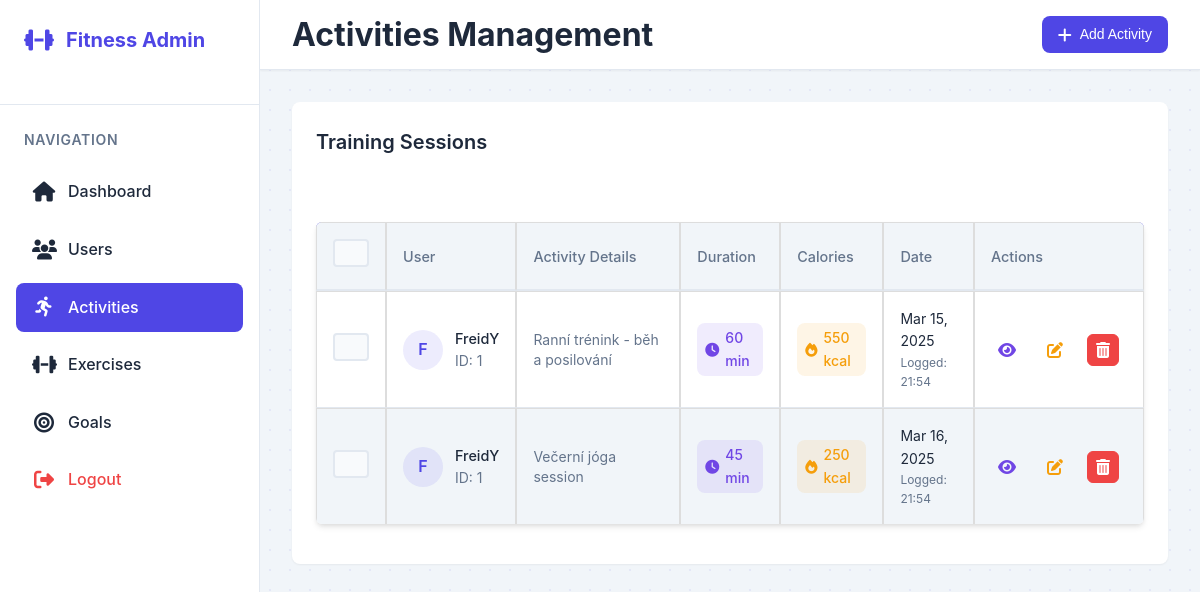
Page /admin/activities.php (signed in) on the committed database.
### tables this page shows
CREATE TABLE IF NOT EXISTS training_sessions (
    id INT AUTO_INCREMENT NOT NULL primary key,
    user_id INT NOT NULL,
    date DATE NOT NULL,
    total_duration INT,
    total_calories_burned INT,
    notes TEXT,
    start_at TIMESTAMP DEFAULT CURRENT_TIMESTAMP,
    end_at TIMESTAMP DEFAULT CURRENT_TIMESTAMP,
    FOREIGN KEY (user_id) REFERENCES users(id) ON DELETE CASCADE
);

CREATE TABLE IF NOT EXISTS users (
    id INT AUTO_INCREMENT PRIMARY KEY,
    username VARCHAR(50) NOT NULL UNIQUE,
    email VARCHAR(100) NOT NULL UNIQUE,
    password VARCHAR(255) NOT NULL,
    user_type ENUM('user', 'admin') NOT NULL DEFAULT 'user',
    gender ENUM('male', 'female','other') NOT NULL,
    height DECIMAL(5,2) DEFAULT NULL,
    weight DECIMAL(5,2) DEFAULT NULL,
    date_of_birth DATE DEFAULT NULL,
    created_at TIMESTAMP DEFAULT CURRENT_TIMESTAMP,
    updated_at TIMESTAMP DEFAULT CURRENT_TIMESTAMP ON UPDATE CURRENT_TIMESTAMP
);

### admin/activities.php (the view, shortened to what this page needs)
<?php
require_once '../config.php';
$activities = [];
$error_message = '';
try {
    $sql = "SELECT ts.id, ts.user_id, u.username, ts.date, ts.total_duration, ts.total_calories_burned, ts.notes, ts.start_at
            FROM training_sessions ts
            JOIN users u ON ts.user_id = u.id
            ORDER BY ts.start_at DESC";
    $stmt = $pdo->query($sql);
    $activities = $stmt->fetchAll(PDO::FETCH_ASSOC);
} catch (PDOException $e) {
    $error_message = "Error fetching activities: " . $e->getMessage();
}
?>
<!DOCTYPE html>
<html lang="en">
<head>
    <link rel="stylesheet" href="../public/css/styles.css">
    <link rel="stylesheet" href="../public/css/admin.css">
    <link rel="stylesheet" href="https://cdnjs.cloudflare.com/ajax/libs/font-awesome/6.5.1/css/all.min.css">
</head>
<body class="admin-body">
    <div class="admin-layout">
        <aside class="admin-sidebar">
            <div class="sidebar-header">
                <h2 class="sidebar-logo">
                    <i class="fas fa-dumbbell"></i>
                    <span>Fitness Admin</span>
                </h2>
            </div>
            <nav class="sidebar-nav">
                <div class="nav-section">
                    <h3 class="nav-title">Navigation</h3>
                    <ul>
                        <li>
                            <a href="index.php">
                                <i class="fas fa-home"></i>
                                <span>Dashboard</span>
                            </a>
                        </li>
                        <li>
                            <a href="users.php">
                                <i class="fas fa-users"></i>
                                <span>Users</span>
                            </a>
                        </li>
                        <li>
                            <a href="activities.php" class="active">
                                <i class="fas fa-running"></i>
                                <span>Activities</span>
                            </a>
                        </li>
                        <li>
                            <a href="exercises.php">
                                <i class="fas fa-dumbbell"></i>
                                <span>Exercises</span>
                            </a>
                        </li>
                        <li>
                            <a href="manage_goals.php">
                                <i class="fas fa-bullseye"></i>
                                <span>Goals</span>
                            </a>
                        </li>
                        <li>
                            <a href="logout.php" class="logout-link">
                                <i class="fas fa-sign-out-alt"></i>
                                <span>Logout</span>
                            </a>
                        </li>
                    </ul>
                </div>
            </nav>
        </aside>
        <main class="admin-main">
            <header class="admin-header">
                <div class="header-content">
                    <h1>Activities Management</h1>
                    <div class="header-actions">
                        <button class="btn btn-primary" onclick="location.href='edit_activity.php'">
                            <i class="fas fa-plus"></i>
                            Add Activity
                        </button>
                    </div>
                </div>
            </header>
            <div class="admin-content">
                <div class="content-card">
                    <div class="card-header">
                        <h2>Training Sessions</h2>
                    </div>
                    <?php if (empty($activities) && !$error_message): ?>
                        <div class="empty-state">
                            <i class="fas fa-running"></i>
                            <p>No activities found</p>
                            <button class="btn btn-primary" onclick="location.href='edit_activity.php'">Add First Activity</button>
                        </div>
                    <?php elseif (!$error_message): ?>
                        <div class="table-responsive">
                            <table class="admin-table">
                                <thead>
                                    <tr>
                                        <th>
                                            <input type="checkbox" id="selectAll">
                                        </th>
                                        <th>User</th>
                                        <th>Activity Details</th>
                                        <th>Duration</th>
                                        <th>Calories</th>
                                        <th>Date</th>
                                        <th>Actions</th>
                                    </tr>
                                </thead>
                                <tbody>
                                    <?php foreach ($activities as $activity): ?>
                                        <tr>
                                            <td>
                                                <input type="checkbox" class="activity-select" value="<?php echo $activity['id']; ?>">
                                            </td>
                                            <td>
                                                <div class="user-info">
                                                    <div class="user-avatar">
                                                        <?php echo strtoupper(substr($activity['username'], 0, 1)); ?>
                                                    </div>
                                                    <div class="user-details">
                                                        <span class="user-name"><?php echo htmlspecialchars($activity['username']); ?></span>
                                                        <span class="user-meta">ID: <?php echo htmlspecialchars($activity['user_id']); ?></span>
                                                    </div>
                                                </div>
                                            </td>
                                            <td>
                                                <div class="activity-info">
                                                    <span class="activity-notes">
                                                        <?php echo nl2br(htmlspecialchars(substr($activity['notes'] ?? 'No notes', 0, 50) . (strlen($activity['notes']) > 50 ? '...' : ''))); ?>
                                                    </span>
                                                </div>
                                            </td>
                                            <td>
                                                <span class="duration-badge">
                                                    <i class="fas fa-clock"></i>
                                                    <?php echo htmlspecialchars($activity['total_duration'] ?? '0'); ?> min
                                                </span>
                                            </td>
                                            <td>
                                                <span class="calories-badge">
                                                    <i class="fas fa-fire"></i>
                                                    <?php echo htmlspecialchars($activity['total_calories_burned'] ?? '0'); ?> kcal
                                                </span>
                                            </td>
                                            <td>
                                                <div class="date-info">
                                                    <?php
                                                    $date = new DateTime($activity['date']);
                                                    echo $date->format('M d, Y');
                                                    ?>
                                                    <span class="date-meta">
                                                        Logged: <?php echo (new DateTime($activity['start_at']))->format('H:i'); ?>
                                                    </span>
                                                </div>
                                            </td>
                                            <td class="actions">
                                                <div class="action-buttons">
                                                    <button class="btn btn-icon btn-info" title="View Details" onclick="location.href='activity_details.php?id=<?php echo $activity['id']; ?>'">
                                                        <i class="fas fa-eye"></i>
                                                    </button>
                                                    <button class="btn btn-icon btn-warning" title="Edit Activity" onclick="location.href='edit_activity.php?id=<?php echo $activity['id']; ?>'">
                                                        <i class="fas fa-edit"></i>
                                                    </button>
                                                    <button class="btn btn-icon btn-danger" title="Delete Activity" onclick="confirmDelete(<?php echo $activity['id']; ?>)">
                                                        <i class="fas fa-trash-alt"></i>
                                                    </button>
                                                </div>
                                            </td>
                                        </tr>
                                    <?php endforeach; ?>
                                </tbody>
                            </table>
                        </div>
                    <?php endif; ?>
                </div>
            </div>
        </main>
    </div>
</body>
</html>

### rows in the picture
training_sessions: user.username "F", user.username "FreidY", user "1", notes "Ranní trénink - běh a posilování", total_duration "60", total_calories_burned "550", date "Mar 15, 2025", start_at "21:54"
training_sessions: user.username "F", user.username "FreidY", user "1", notes "Večerní jóga session", total_duration "45", total_calories_burned "250", date "Mar 16, 2025", start_at "21:54"
